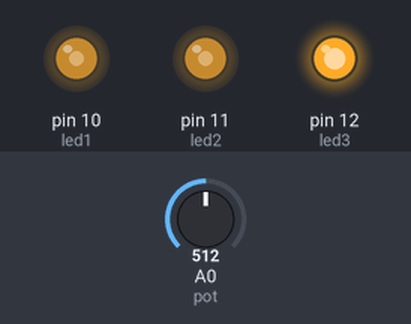
This sketch was run on a simulated Arduino Uno, built with avr-gcc and run on an emulated ATmega328P. Parts: output pins drawn as LEDs (lit = HIGH). Inputs (shaded band) come from the test bench; at power-on: A0 (pot) = 512.

Above: at 1.3 s.
1.4 s: A0 (pot) set to 716
At 2.3 s:
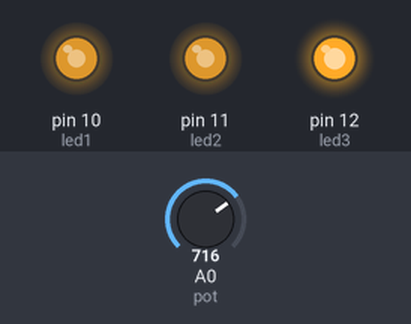
3.0 s: A0 (pot) set to 900
At 3.4 s:
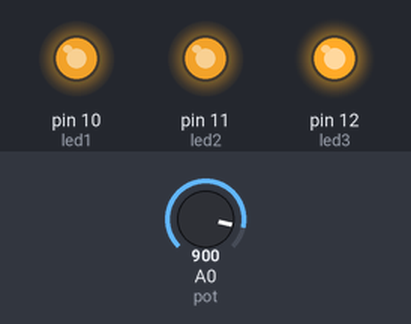
4.6 s: A0 (pot) set to 511
At 5.7 s:
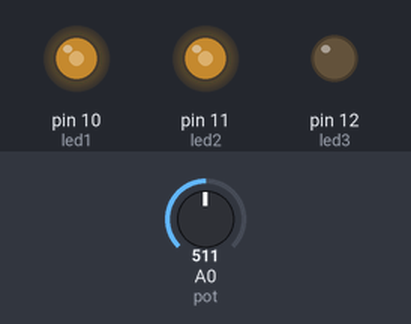
6.2 s: A0 (pot) set to 122
At 6.8 s:
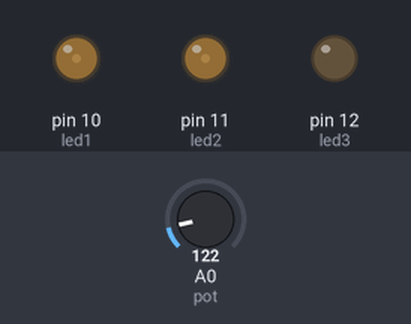
7.7 s: A0 (pot) set to 0
At 9.0 s:
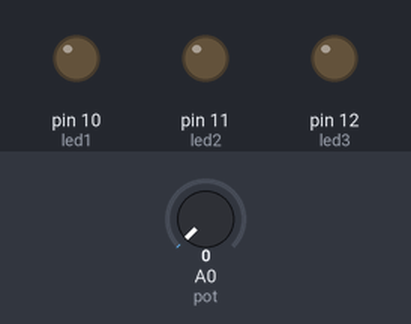
Timing chart, 0 to 10.3 s (numbered marks = the images above; inputs shaded):
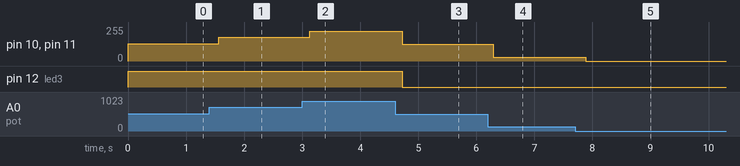

The sketch:

3c.ino
```cpp
int led1 = 10;
int led2 = 11;
int led3 = 12;
int pot = A0;
int data, i;
void setup(){
  pinMode(led1,OUTPUT);
  pinMode(led2,OUTPUT);
  pinMode(led3,OUTPUT);
  pinMode(pot,INPUT);
}
void loop(){
  data=analogRead(pot);
  data=data/4;
  analogWrite(led1,data);
  analogWrite(led2,data);
  analogWrite(led3,data);
  for(i=0; i<=data; i+=5){
    analogWrite(led1,data);
    analogWrite(led2,data);
    analogWrite(led3,data);
    delay(10);
  }
  for(i=255; i>=data; i-=5){
    analogWrite(led1,data);
    analogWrite(led2,data);
    analogWrite(led3,data);
    delay(10);
  }

}
```

Measured:
- after the input at 1.4 s, pin 10 (led1), pin 11 (led2): 128/255 → 179/255 after 0.17 s
- after the input at 3.0 s, pin 10 (led1), pin 11 (led2): 179/255 → 225/255 after 0.13 s
- after the input at 4.6 s, pin 10 (led1), pin 11 (led2): 225/255 → 127/255 after 0.13 s; pin 12 (led3): HIGH → LOW after 0.13 s
- after the input at 6.2 s, pin 10 (led1), pin 11 (led2): 127/255 → 30/255 after 0.09 s
- after the input at 7.7 s, pin 10 (led1), pin 11 (led2): 30/255 → 0/255 after 0.19 s
